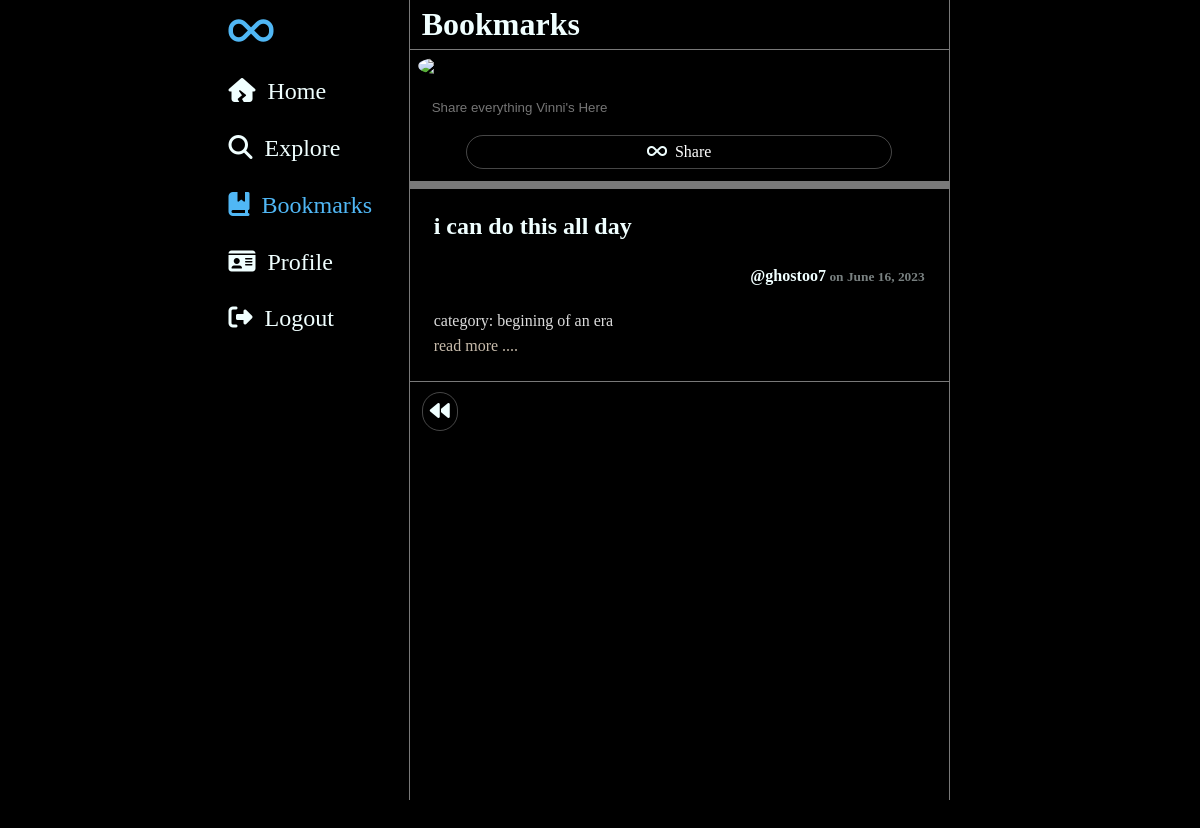
/bookmark/1/ (signed in), run on the app's committed database.
### anonymous/models.py (models this page shows, shortened)
class Message(models.Model):
    title= models.CharField(max_length=255)
    author = models.ForeignKey(User, on_delete=models.CASCADE)
    body = models.TextField()
    postdate = models.DateField(auto_now_add= True)
    categories = models.CharField(max_length=25,choices=Category.objects.all().values_list('name','name'),default="begining of an era")
    image = models.ImageField(upload_to="message/memories", default="",null=True,blank=True)
    like = models.ManyToManyField(User,related_name='blog_posts')
    book = models.ManyToManyField(User,related_name='blog_book')

### anonymous/views.py (the view)
# urls.py: path('bookmark/<int:pk>/',BookView2,name="bookmark"),
def BookView2(request,pk):
    bookmark_posts = Message.objects.filter(book = pk)
    return render(request, 'bookmarks.html',{'id': pk , 'bookmark_posts':bookmark_posts })

### anonymous/templates/bookmarks.html (shortened to what this page needs)
{% extends 'base.html' %}
 {% block content %}
 {% if user.is_authenticated %}
 {% if user.id == id %}
<ul>
    {% if bookmark_posts %}
    {% for post in bookmark_posts %}
        <div class="blogpost">
            <li>
                <h4>{{ post.title }}&nbsp;&nbsp;</h4><br><a style="text-decoration: none;" href="{% url 'profile' post.author.id %}"><h6  style="text-align: right;" >@{{post.author}}<small style="opacity: 0.5;"> on {{post.postdate}}</small></h6></a>
            </li>
            <br>
            <p style="font-size: 1rem; color: rgba(255, 255, 255, 0.863);text-decoration: none;">category: {{ post.categories }}</p>
            <a href="{% url 'detail_view' post.pk %} " style="font-size: 1rem; color: rgba(250, 235, 215, 0.795);text-decoration: none;">read more ....</a>
        </div>
    {% endfor %}
    {% endif %}
    <div style=" display: flex;justify-content: space-between;text-align: right;padding-inline-end: 5px;padding-top: 10px;">
        <a class="tweet_btn" href="{% url 'home' %}" style="font-weight: 900;margin-inline-end: 0.5vw;text-align: right;font-size: 1.25rem; color: rgba(250, 235, 215, 0.795);text-decoration: none;"><i class="fa-solid fa-backward" style="background-color: rgba(0, 0, 0, 0);"></i><span>&nbsp;&nbsp;&nbsp;&nbsp;go back</span></a>
    </div>
</ul>
{% endif %}
{% endif %}
{% endblock %}

### anonymous/templates/base.html (style rules this page uses)
* { margin: 0; color:azure; background-color: black; box-sizing: border-box; transition: all 500ms ease-out; }
ul { justify-content: space-around; margin-inline: auto; margin-block-end: 0.2vw; padding: 0px; border-radius: 20px; text-decoration: none; list-style: none; font-size: 1.5rem; }
.blogpost { box-sizing: border-box; margin-inline: auto; flex: 1; padding: 2vw; min-width: 44.5vw; border-bottom: 1px solid rgba(255, 255, 255, 0.473); }
.blogpost h4 { font-weight: 800; }
body { margin-inline: auto; display: flex; }
.tweet_btn,.like { padding: 7px; margin-inline: 1vw; border-radius: 20px; color: white; background-color:#029bfa00; border: 1px solid rgba(255, 255, 255, 0.274); font-size: 1rem; text-decoration: none; }

### data on the page
Message: title "i can do this all day", author "ghostoo7", postdate "June 16, 2023", categories "begining of an era"
